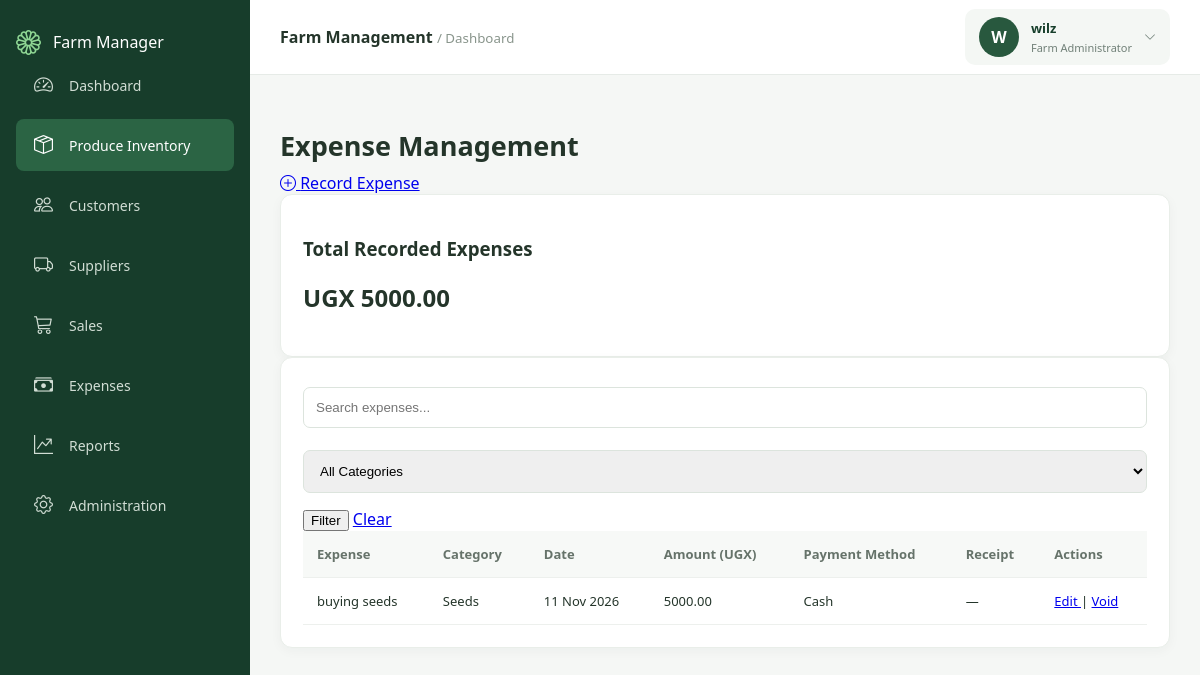
Page /expenses/ (signed in) on the earlier database version.
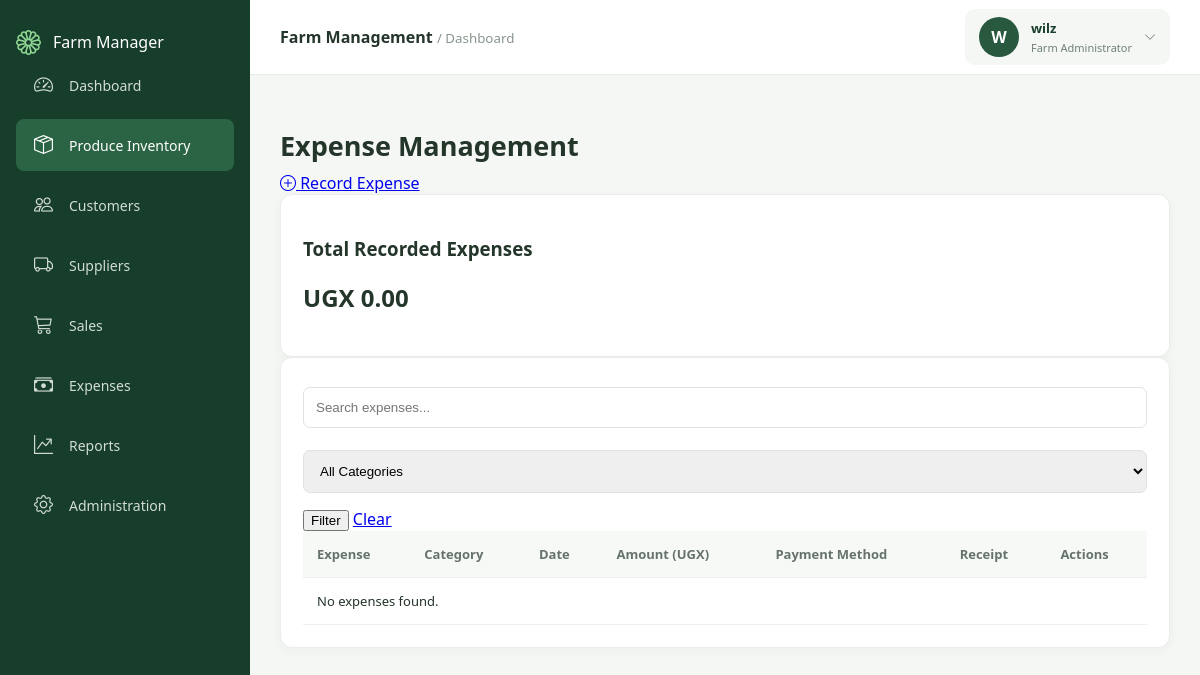
Same page on the later database version.
### expenses/models.py (models this page shows, shortened)
class Expense(models.Model):
    CATEGORY_CHOICES = [
        ('SEEDS', 'Seeds'),
        ('FERTILISER', 'Fertiliser'),
        ('ANIMAL_FEED', 'Animal Feed'),
        ('VETERINARY', 'Veterinary Services'),
        ('LABOUR', 'Labour'),
        ('TRANSPORT', 'Transport'),
        ('EQUIPMENT', 'Equipment'),
        ('MAINTENANCE', 'Maintenance'),
        ('UTILITIES', 'Utilities'),
        ('OTHER', 'Other'),
    ]
    PAYMENT_METHODS = [
        ('CASH', 'Cash'),
        ('MOBILE_MONEY', 'Mobile Money'),
        ('BANK', 'Bank Transfer'),
        ('CREDIT', 'Credit'),
        ('OTHER', 'Other'),
    ]
    title = models.CharField(max_length=150)
    category = models.CharField(
        max_length=30,
        choices=CATEGORY_CHOICES
    )
    amount = models.DecimalField(
        max_digits=12,
        decimal_places=2,
        validators=[MinValueValidator(0.01)]
    )
    expense_date = models.DateField(default=timezone.localdate)
    payment_method = models.CharField(
        max_length=20,
        choices=PAYMENT_METHODS,
        default='CASH'
    )
    description = models.TextField(blank=True)
    receipt_number = models.CharField(
        max_length=100,
        blank=True
    )
    recorded_by = models.ForeignKey(
        settings.AUTH_USER_MODEL,
        on_delete=models.SET_NULL,
        null=True,
        blank=True
    )
    is_void = models.BooleanField(default=False)
    created_at = models.DateTimeField(auto_now_add=True)
    class Meta:
        ordering = ['-expense_date', '-created_at']

### expenses/views.py (the view)
# urls.py: path('', views.expense_list, name='expense_list'),
@login_required
def expense_list(request):
    search = request.GET.get('search', '').strip()
    category = request.GET.get('category', '').strip()
    expenses = Expense.objects.filter(is_void=False)
    if search:
        expenses = expenses.filter(
            Q(title__icontains=search) |
            Q(receipt_number__icontains=search) |
            Q(description__icontains=search)
        )
    if category:
        expenses = expenses.filter(category=category)
    total_expenses = expenses.aggregate(
        total=Sum('amount')
    )['total'] or 0
    return render(request, 'expenses/list.html', {
        'expenses': expenses,
        'search': search,
        'category': category,
        'categories': Expense.CATEGORY_CHOICES,
        'total_expenses': total_expenses,
    })

### expenses/templates/expenses/list.html (shortened to what this page needs)
{% extends 'base.html' %}
{% block content %}
<div class="page-header">
    <h1>Expense Management</h1>
    <a href="{% url 'expense_create' %}" class="button">
        <i class="bi bi-plus-circle"></i> Record Expense
    </a>
</div>
<div class="panel">
    <h3>Total Recorded Expenses</h3>
    <h2>UGX {{ total_expenses|floatformat:2 }}</h2>
</div>
<div class="panel">
    <form method="GET">
        <input
            type="text"
            name="search"
            placeholder="Search expenses..."
            value="{{ search }}"
        >
        <select name="category">
            <option value="">All Categories</option>
        </select>
        <button type="submit" class="button">Filter</button>
        <a href="{% url 'expense_list' %}" class="button">Clear</a>
    </form>
    <table>
        <thead>
            <tr>
                <th>Expense</th>
                <th>Category</th>
                <th>Date</th>
                <th>Amount (UGX)</th>
                <th>Payment Method</th>
                <th>Receipt</th>
                <th>Actions</th>
            </tr>
        </thead>
        <tbody>
            {% for expense in expenses %}
            <tr>
                <td>{{ expense.title }}</td>
                <td>{{ expense.get_category_display }}</td>
                <td>{{ expense.expense_date|date:"d M Y" }}</td>
                <td>{{ expense.amount|floatformat:2 }}</td>
                <td>{{ expense.get_payment_method_display }}</td>
                <td>{{ expense.receipt_number|default:"—" }}</td>
                <td>
                    <a href="{% url 'expense_update' expense.pk %}">
                        Edit
                    </a>
                    |
                    <a href="{% url 'expense_void' expense.pk %}">
                        Void
                    </a>
                </td>
            </tr>
            {% empty %}
            <tr>
                <td colspan="7">No expenses found.</td>
            </tr>
            {% endfor %}
        </tbody>
    </table>
</div>
{% endblock %}

Differences in the rows shown:
no longer on this page (row edited): Expense: title "buying seeds", category "Seeds", expense_date "11 Nov 2026", amount "5000.00", payment_method "Cash", receipt_number "—"
Other differences:
{{ total_expenses|floatformat:2 }}: "5000.00" → "0.00"
text now shown: "No expenses found."
